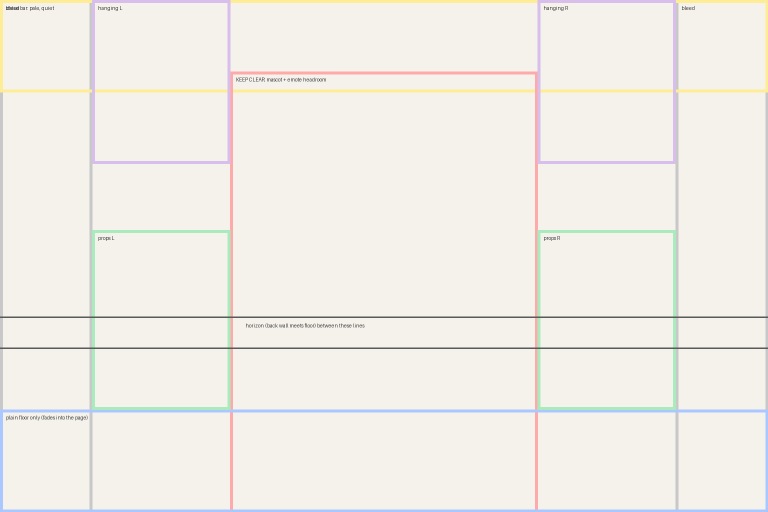
#> input picture design/tanks/zones-3x2.png, 1536 x 1024 px (shown at 1/2 size)
$ python clear_stages.py zones-3x2.png
#> lines starting #> are read from the running program, lines starting #| are printed output that depends on the picture
### design/tanks/check_tank.py
"""Check a Grok tank painting against every place the app draws it, and show it there.

    python3 design/tanks/check_tank.py ~/Downloads/disco.png --id disco
    python3 design/tanks/check_tank.py --zones            # draw the composition map

Run it on every candidate before it goes anywhere near the cutter. It does the same
cover-scale and bottom fade as `~/Downloads/Sprout-handoff/scripts/cut_ios_tanks.py`
(imported from there when present, so the maths cannot drift), then:

  1. finds the floor line (where the back wall meets the ground) and reports the
     source row to paste into `FLOOR_LINE` in the cutter;
  2. finds the props — the boxes compose_tank.py recorded in <painting>.props.json,
     or else the blobs that stand out from the wall and floor — and checks each one
     lies inside the window that EVERY surface keeps (see SURFACES):
     the Home band on all iPhones, the shop hero and grid tiles, the collection
     card, the Kin header, the Focus band and the friend card. A prop that any of
     them would cut is a FAIL, and the report says which surface cuts it;
  3. measures the rules that made the first five plates blend into Home: pale top
     corners under the clock, a quiet centre column, a plain bottom fifth;
  4. writes `<id>-plate.png` (the 1440x1080 plate as it would ship), `<id>-props.png`
     (the plate with the always-visible window and every prop boxed, green inside /
     red cut) and `<id>-surfaces.png` (the plate on all nine surfaces at once).

Needs Pillow, numpy and scipy. The mascot in the previews is the bare stage II
Sprout still from design/sprout-stills/out/ — never a costume.
"""
from PIL import Image, ImageDraw
import numpy as np
from scipy import ndimage
import argparse, importlib.util, os, sys

HERE = os.path.dirname(os.path.abspath(__file__))
REPO = os.path.abspath(os.path.join(HERE, "..", ".."))
CUTTER = os.path.expanduser("~/Downloads/Sprout-handoff/scripts/cut_ios_tanks.py")
STILL = os.path.join(REPO, "design", "sprout-stills", "out", "sprout-mint-2@3x.png")

W, H = 1440, 1080            # the plate
FLOOR_AT = 0.64              # cutter: horizon lands here on a portrait source
FADE = 0.17                  # cutter: the last 17% smoothsteps to one colour
SCALE = 3                    # points to pixels in the previews

# Every place the app draws a scene, measured off the Swift on 2026-09-11, as the
# window of the 4:3 plate that survives: (x0, x1, y0, y1) in fractions, and how
# the mascot sits on it. Cover-scaling a 4:3 plate into a wider box cuts the top
# (bottom-anchored) or top and bottom (centred); into a taller box it cuts the sides.
#   home:      band = (w, min(w*0.836, h*0.385)), cover, bottom-anchored (HomeView)
#   shop:      TankTile — width stretched 14% past cover, bottom-anchored, grid
#              tiles pan up to the whole slack (KinShopView)
#   collect:   SceneCard — scaledToFill into 175x74, centred (CollectionView)
#   kin:       scaledToFit at full width, nothing cut (KinView)
#   focus:     scaledToFill into 402x222, centred, 50% under paper (FocusView)
#   friend:    scaledToFill into 362x212, centred, 55% under paper (FriendCardSheet)
def _cover(box_w, box_h, anchor_bottom, pan=0.0, stretch=1.0):
    if stretch != 1.0:                       # TankTile: 14% past cover, then 4:3
        dw = max(box_w * stretch, box_h * 4 / 3)
        dh = dw * 3 / 4
    else:
        scale = max(box_w / W, box_h / H)
        dw, dh = W * scale, H * scale
    slack = (dw - box_w) / 2
    x0 = (slack - pan * slack) / dw
    y0 = (dh - box_h) / dh if anchor_bottom else (dh - box_h) / 2 / dh
    return (x0, x0 + box_w / dw, y0, y0 + box_h / dh)


SURFACES = {
    "home 17 Pro":      dict(pt=(402, 336), win=_cover(402, 336, True), mascot=0.36),
    "home SE":          dict(pt=(375, 257), win=_cover(375, 257, True), mascot=0.36),
    "home Max":         dict(pt=(430, 359), win=_cover(430, 359, True), mascot=0.36),
    "shop hero":        dict(pt=(362, 196), win=_cover(362, 196, True, 0, 1.14), mascot=0.56),
    "shop grid":        dict(pt=(175, 142), win=_cover(175, 142, True, 0, 1.14), mascot=0.54),
    "shop grid pan -":  dict(pt=(175, 142), win=_cover(175, 142, True, -1, 1.14), mascot=0.60),
    "shop grid pan +":  dict(pt=(175, 142), win=_cover(175, 142, True, 1, 1.14), mascot=0.60),
    "collection card":  dict(pt=(175, 74),  win=_cover(175, 74, False), mascot=0),
    "kin header":       dict(pt=(402, 301), win=(0, 1, 0, 1), mascot=0.36),
    "focus band":       dict(pt=(402, 222), win=_cover(402, 222, False), mascot=0.43),
    "friend card":      dict(pt=(362, 212), win=_cover(362, 212, False), mascot=0.42),
}

# The window every surface keeps, and the column the mascot stands in at rest.
ALWAYS = (max(s["win"][0] for s in SURFACES.values()), min(s["win"][1] for s in SURFACES.values()),
          max(s["win"][2] for s in SURFACES.values()), min(s["win"][3] for s in SURFACES.values()))
MASCOT_X = (0.30, 0.70)
# Where a stand prop's feet land, and the floor under and around them that has to be
# bare for a slot to work: the horizon (~0.65) down to where the fade begins.
# The y range is set per plate from the detected horizon: the ridge's bases sit on
# the horizon, so the stage starts just below it and runs to where the fade begins.
STAGES = {"left": (0.12, 0.30), "right": (0.70, 0.88)}
STAGE_REF_X = (0.40, 0.60)             # the centre floor, bare by the older rule
STAGE_BELOW_HORIZON, STAGE_BOTTOM = 0.035, 0.83


# --- the cutter's maths, imported so a check and a cut never disagree ------------
def _load_cutter():
    if not os.path.exists(CUTTER):
        return None
    spec = importlib.util.spec_from_file_location("cut_ios_tanks", CUTTER)
    mod = importlib.util.module_from_spec(spec)
    spec.loader.exec_module(mod)
    return mod


cutter = _load_cutter()


# [14 lines left out: function _finish_local, not called in this run]


def finish(plate):
    return cutter.finish(plate) if cutter else _finish_local(plate)


# [4 lines left out: function page_deep, not called in this run]


# --- measuring ------------------------------------------------------------------
def luma(a):
    return 0.2126 * a[..., 0] + 0.7152 * a[..., 1] + 0.0722 * a[..., 2]


def floor_line(im):
    """Row where the back wall meets the ground: the strongest brightness step down
    the centre column between 45% and 85% of the height, after a light blur."""
    a = np.asarray(im.convert("RGB")).astype(float)
    h, w = a.shape[:2]
    col = luma(a)[:, int(w * 0.40): int(w * 0.60)].mean(axis=1)
    k = max(3, h // 100)
    col = np.convolve(col, np.ones(k) / k, mode="same")
    lo, hi = int(h * 0.45), int(h * 0.85)
    g = np.abs(np.diff(col))[lo:hi]
    return int(np.argmax(g)) + lo


def cut(im, floor_row):
    """Cover-scale to the plate; keep the whole height of a landscape source, and
    place a portrait source so its floor line lands at FLOOR_AT (the cutter's rule)."""
    scale = max(W / im.width, H / im.height)
    big = im.resize((round(im.width * scale), round(im.height * scale)), Image.LANCZOS)
    x = (big.width - W) // 2
    y = 0 if big.height <= H else max(0, min(big.height - H, int(floor_row * scale - FLOOR_AT * H)))
    return big.crop((x, y, x + W, y + H)), scale


def edges(L):
    return np.abs(np.diff(L, axis=1))[:-1, :] + np.abs(np.diff(L, axis=0))[:, :-1]


# [39 lines left out: functions props, known_props, not called in this run]


def stage_boxes(floor_frac):
    y0 = min(max(floor_frac + STAGE_BELOW_HORIZON, 0.60), STAGE_BOTTOM - 0.06)
    return {side: (x0, x1, y0, STAGE_BOTTOM) for side, (x0, x1) in STAGES.items()}


def stage_report(plate, floor_frac):
    """Is the floor bare where a prop will stand? Compares each stage to the centre
    floor: edge density (texture, objects) and colour spread. A chest standing on a
    coral cluster is what this catches — the tank looked fine until the prop landed
    on top of something. Returns {side: (ok, note)}."""
    a = np.asarray(plate).astype(float)
    L = luma(a)
    E = edges(L)
    def crop(arr, box):
        x0, x1, y0, y1 = box
        return arr[int(y0 * H): int(y1 * H), int(x0 * W): int(x1 * W)]
    boxes = stage_boxes(floor_frac)
    ref = (STAGE_REF_X[0], STAGE_REF_X[1], boxes["left"][2], boxes["left"][3])
    ref_e = crop(E, ref).mean()
    ref_s = crop(a, ref).reshape(-1, 3).std(axis=0).mean()
    out = {}
    for side, box in boxes.items():
        e = crop(E, box).mean()
        sd = crop(a, box).reshape(-1, 3).std(axis=0).mean()
        ok = e <= ref_e * 1.6 + 0.6 and sd <= ref_s * 1.8 + 4
        out[side] = (ok, f"{side} stage: texture {e:.2f} vs centre {ref_e:.2f}, colour spread {sd:.1f} vs {ref_s:.1f}"
                     + ("" if ok else " — something is painted where the prop stands"))
    return out


# [242 lines left out: functions cut_by, measure, verdicts, mascot, props_picture, surface_tile and 3 more, not called in this run]


# [2 lines that do not run on import are left out]

### design/tanks/clear_stages.py
"""Clear the floor of an existing tank painting so it can take slots.

    python3 design/tanks/clear_stages.py ~/Downloads/Sprout-handoff/public/tanks/lagoon.png ...
        [--out design/tanks/trial/clear] [--tries 3]

The floor rule (GROK-TANK-PROMPTS.md): the floor is a bare, flat plane from the
horizon down, and everything painted stands ON the horizon line, hangs from the top,
or hugs the far edge. The five shipping tanks were painted before the rule and have
discs, plants and mounds standing on the floor exactly where a slot prop's feet go.

This asks the Gemini image model to EDIT the painting — erase what stands on the
floor, keep everything else pixel-close — then runs the same stage check the
compositor gates on, and retries with a firmer prompt until both stages are bare or
the tries run out. The best attempt (lowest stage texture) is kept as
`<name>-clear.png`, and the report says PASS or FAIL per tank so nothing slips
through on hope. Gemini, not Grok: this is a cleanup of an accepted look, and an
edit keeps that look where a fresh paint would not.
"""
import argparse, os, subprocess, sys
from PIL import Image

sys.path.insert(0, os.path.dirname(os.path.abspath(__file__)))
import check_tank as ct

PY = os.path.expanduser("~/.claude/skills/nano-banana/.venv/bin/python")
GEN = os.path.expanduser("~/.claude/skills/nano-banana/scripts/genimage.py")

PROMPTS = [
    "Edit this image. Remove everything that stands or lies on the floor in front of the ridge of "
    "mounds: every flat stepping disc, every plant, coral, rock, pebble and scattered object on the "
    "ground. Keep the back wall, the ridge of mounds along the horizon, anything hanging from the "
    "top, the light, the colours, the framing and the size exactly the same. The floor becomes a "
    "bare, flat, empty plane from the horizon to the bottom edge, in its own colour, with nothing on "
    "it anywhere. No text, no bubbles, no fish.",
    "Edit this image again and be strict: the floor must be completely EMPTY. Erase every object "
    "that touches the floor in front of the mounds — discs, plants, clusters, small items — and "
    "fill those spots with the same smooth floor colour around them. Change nothing above the "
    "horizon line. Same framing, same size, no text, no bubbles, no fish.",
]


def score(path):
    im = Image.open(path).convert("RGB")
    row = ct.floor_line(im)
    plate, scale = ct.cut(im, row)
    y0 = 0 if im.height * scale <= ct.H else max(0, min(im.height * scale - ct.H, row * scale - ct.FLOOR_AT * ct.H))
    floor_frac = (row * scale - y0) / ct.H
    rep = ct.stage_report(plate, floor_frac)
    ok = all(v[0] for v in rep.values())
    # a single number to rank attempts by: the worst stage's texture
    worst = max(float(v[1].split("texture ")[1].split(" ")[0]) for v in rep.values())
    return ok, worst, rep


def main():
    ap = argparse.ArgumentParser()
    ap.add_argument("paintings", nargs="+")
    ap.add_argument("--out", default=os.path.join(os.path.dirname(os.path.abspath(__file__)), "trial", "clear"))
    ap.add_argument("--tries", type=int, default=3)
    ap.add_argument("--hires", action="store_true",
                    help="ask for a 2K edit (the Pro model, more credits): the default edit comes back at 1200 px wide, "
                         "a 1.2x upscale into the 1440 plate — fine for a proof, soft for shipping")
    args = ap.parse_args()
    os.makedirs(args.out, exist_ok=True)
    summary = []
    for src in args.paintings:
        name = os.path.splitext(os.path.basename(src))[0]
        ok0, worst0, _ = score(src)
#> in score, im is the input picture: PIL image 1536x1024 RGB; mean R, G, B 241.7, 238.7, 232.8
#> in luma, `return 0.2126 * a[..., 0] + 0.7152 * a[..., 1] + 0.0722 * a[..., 2]`:
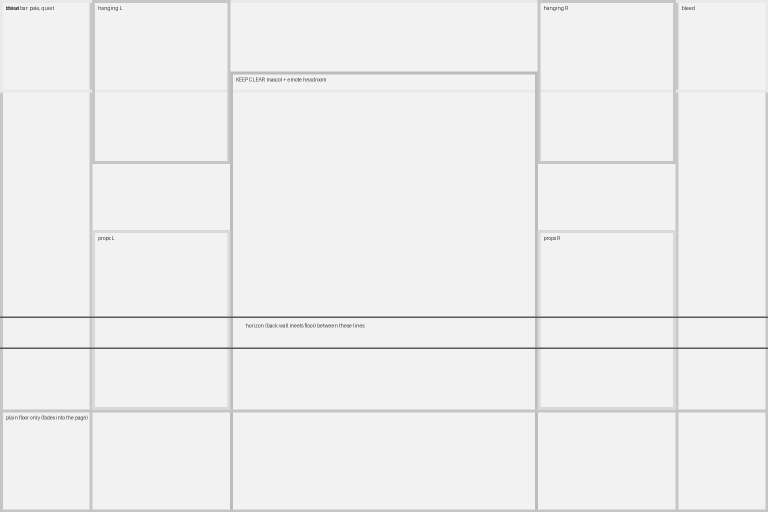
#> returned value: shape (1024, 1536) float64 (shown at 1/2 size); min 61, max 242.2, mean 238.9
#> in floor_line, `col = luma(a)[:, int(w * 0.40): int(w * 0.60)].mean(axis=1)`: col = 1024 values, max 242.2 at index 6, min 90 at index 633, mean 240.2
#> in floor_line, `col = np.convolve(col, np.ones(k) / k, mode="same")`: col = 1024 values, max 242.2 at index 11, min 116.9 at index 0, mean 239.7
#> in floor_line, `g = np.abs(np.diff(col))[lo:hi]`: g = 410 values, max 15.22 at index 168, min 0 at index 0, mean 0.65
#> in score, `row = ct.floor_line(im)`: row = 628
#> in cut, `y = 0 if big.height <= H else max(0, min(big.height - H, int(floor_row..`: y = 0
#> in score, `plate, scale = ct.cut(im, row)`:
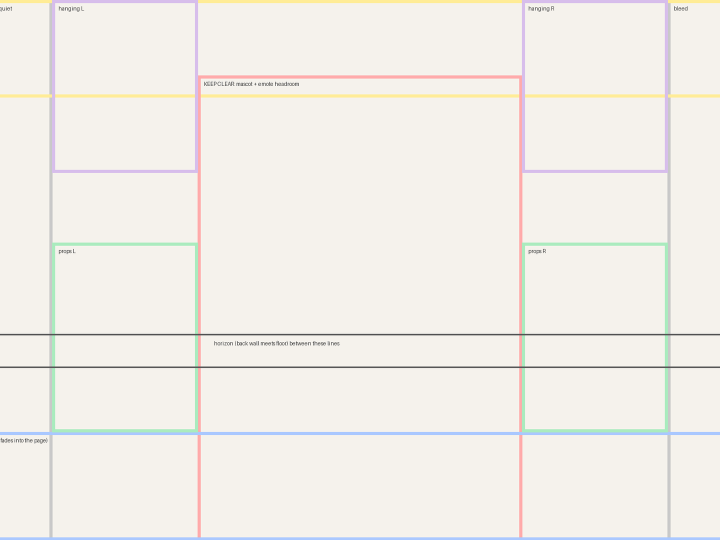
#> plate: PIL image 1440x1080 RGB (shown at 1/2 size); mean R, G, B 241.8, 238.8, 233
#> in score, `plate, scale = ct.cut(im, row)`: scale = 1.05
#> in score, `y0 = 0 if im.height * scale <= ct.H else max(0, min(im.height * scale ..`: y0 = 0
#> in score, `floor_frac = (row * scale - y0) / ct.H`: floor_frac = 0.613
#> in luma (call 2), `return 0.2126 * a[..., 0] + 0.7152 * a[..., 1] + 0.0722 * a[..., 2]`:
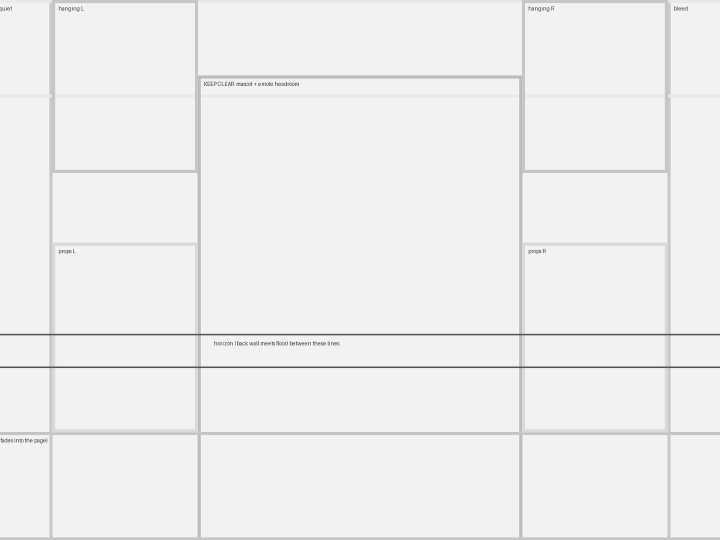
#> returned value: shape (1080, 1440) float64 (shown at 1/2 size); min 43, max 255, mean 239
#> in edges, `return np.abs(np.diff(L, axis=1))[:-1, :] + np.abs(np.diff(L, axis=0))..`:
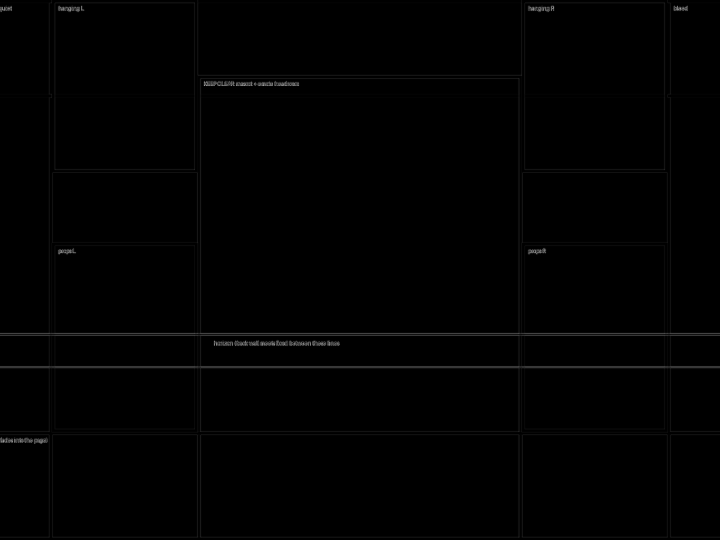
#> returned value: shape (1079, 1439) float64 (shown at 1/2 size); min 0, max 342.6, mean 1.8; drawn with min black and max white
#> in stage_boxes, `y0 = min(max(floor_frac + STAGE_BELOW_HORIZON, 0.60), STAGE_BOTTOM - 0..`: y0 = 0.648
#> in stage_report, `boxes = stage_boxes(floor_frac)`: boxes = {'left': (0.12, 0.3, 0.648, 0.83), 'right': (0.7, 0.88, 0.648, 0.83)}
#> in stage_report, `ref = (STAGE_REF_X[0], STAGE_REF_X[1], boxes["left"][2], boxes["left"]..`: ref = (0.4, 0.6, 0.648, 0.83)
#> in crop, `x0, x1, y0, y1 = box`: x0 = 0.4; x1 = 0.6; y0 = 0.648; y1 = 0.83
#> in crop, `return arr[int(y0 * H): int(y1 * H), int(x0 * W): int(x1 * W)]`:
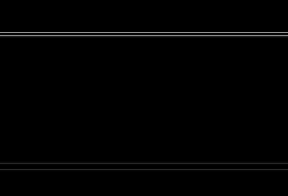
#> returned value: shape (196, 288) float64; min 0, max 147.2, mean 2.4
#> in stage_report, `ref_e = crop(E, ref).mean()`: ref_e = 2.38
#> call 2 of crop, with box = (0.4, 0.6, 0.648, 0.83)
#> in crop (call 2), `return arr[int(y0 * H): int(y1 * H), int(x0 * W): int(x1 * W)]`:
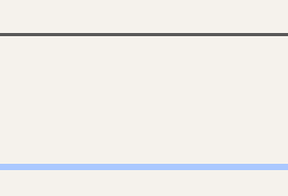
#> returned value: shape (196, 288, 3) float64; mean of channels 0, 1, 2 240.1, 238.2, 234.3; drawn as R, G, B
#> in stage_report, `ref_s = crop(a, ref).reshape(-1, 3).std(axis=0).mean()`: ref_s = 20.74
#> the loop in stage_report, `for side, box in boxes.items():` made 2 passes
#> (side, e, sd, ok) on passes 1 to 2: ('left', 2.91, 23.98, True), ('right', 2.91, 23.98, True)
#> after the loop in stage_report, `for side, box in boxes.items():`: out = 2 items
#> in score, `ok = all(v[0] for v in rep.values())`: ok = True
#> in score, `worst = max(float(v[1].split("texture ")[1].split(" ")[0]) for v in re..`: worst = 2.91
#> ok0 = True; worst0 = 2.91
        print(f"{name}: before — stages {'bare' if ok0 else 'DRESSED'} (texture {worst0:.2f})")
#| zones-3x2: before — stages bare (texture 2.91)
        if ok0:
            summary.append((name, True, "already bare, untouched"))
            continue
        best = None
        current = src
        for i in range(args.tries):
            out = os.path.join(args.out, f"{name}-try{i + 1}.png")
            prompt = PROMPTS[min(i, len(PROMPTS) - 1)]
            # Match the SOURCE aspect. The first run asked for 4:3 from 3:2 paintings and
            # the model squashed the whole scene 11% narrower instead of cropping it (the
            # council caught it with a wall diff): every object moved and the plate no longer
            # matched what ships. 3:2 in, 3:2 out; the cutter crops, as it always has.
            sw, sh = Image.open(src).size
            aspect = min(("3:2", "2:3", "4:3", "3:4", "1:1", "16:9", "9:16"),
                         key=lambda r: abs(sw / sh - int(r.split(":")[0]) / int(r.split(":")[1])))
            cmd = [PY, GEN, "--prompt", prompt, "--images", current, "--aspect-ratio", aspect, "--output", out]
            if args.hires:
                cmd += ["--resolution", "2K"]
            r = subprocess.run(cmd, capture_output=True, text=True)
            if not os.path.exists(out):
                print(f"  try {i + 1}: no image ({r.stderr.strip()[-200:]})")
                continue
            ok, worst, rep = score(out)
            print(f"  try {i + 1}: {'PASS' if ok else 'fail'} (texture {worst:.2f})")
            for side, (sok, note) in rep.items():
                print(f"      {note}")
            if best is None or worst < best[1]:
                best = (out, worst, ok)
            if ok:
                break
            current = out  # edit the edit: what survived one pass rarely survives two
        if best:
            final = os.path.join(args.out, f"{name}-clear.png")
            Image.open(best[0]).save(final)
            summary.append((name, best[2], f"{'PASS' if best[2] else 'FAIL'} — {os.path.basename(final)} (texture {best[1]:.2f})"))
        else:
            summary.append((name, False, "no image came back"))
    print("\nsummary:")
    for name, ok, note in summary:
        print(f"  {name:9} {note}")
    sys.exit(0 if all(ok for _, ok, _ in summary) else 1)
#> (the program exits here)
